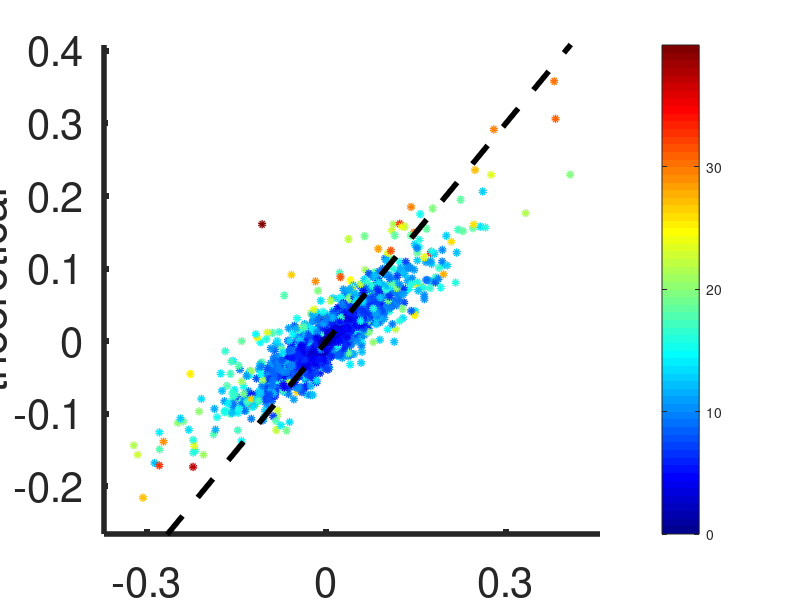
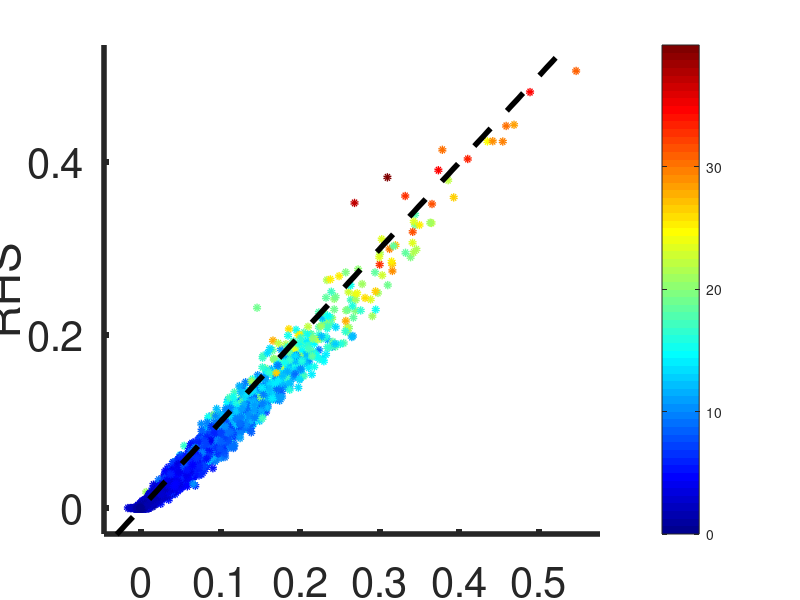
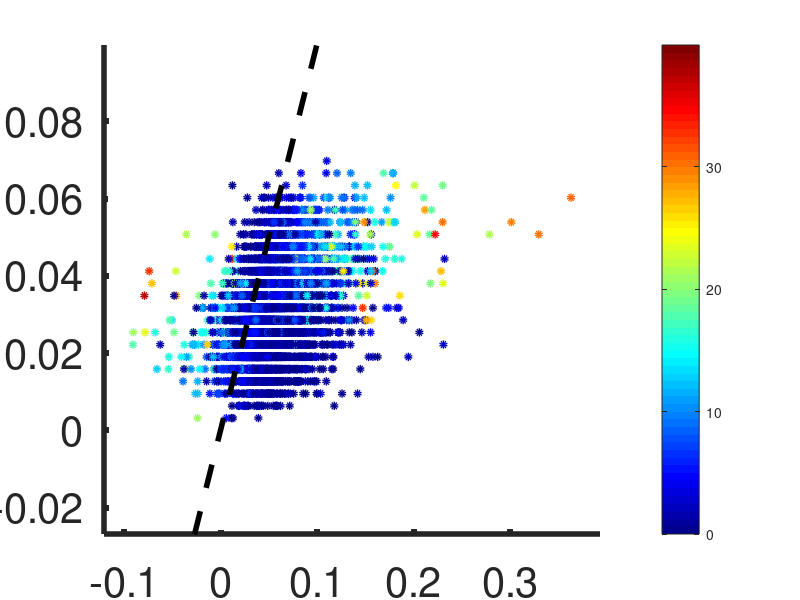
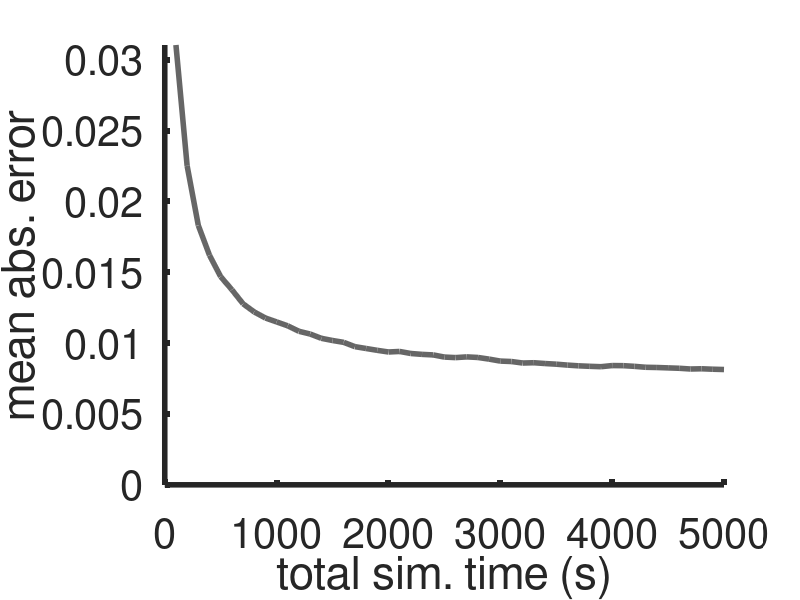

These charts were generated, in order, by the following MATLAB code:

clear
close all

lw=4;
fs=30;

load Fig5ACEsim.mat

npairplot=1e4;
Inds=randperm(numel(Cplot),npairplot);
msize=10;
lwscatter=3;

figure
scatter(Cplot(Inds),Cthplot(Inds),msize,1000*GeoMeanRatesplot(Inds),'LineWidth',lwscatter)
hold on
colormap jet
colorbar
hold on
axis tight
axis(axis+[-.05 .05 -.05 .05])
plot([min(axis) max(axis)],[min(axis) max(axis)],'k--','LineWidth',lw)
box off
set(gca,'Xtick',[-.3 0 .3])
temp=get(gcf,'Position');
temp(3:4)=[500 400];
set(gcf,'Position',temp)
xlabel('empirical spike count cov.')
ylabel('theoretical')
set(gca,'LineWidth',lw)
set(gca,'FontSize',fs)



figure
scatter(LHSplot(Inds),RHSplot(Inds),msize,1000*GeoMeanRatesplot(Inds),'LineWidth',lwscatter)
colormap jet
colorbar
hold on
axis tight
axis(axis+[-.03 .03 -.03 .03])
plot([min(axis) max(axis)],[min(axis) max(axis)],'k--','LineWidth',lw)
box off
set(gca,'YTick',[0 .2 .4])
temp=get(gcf,'Position');
temp(3:4)=[500 400];
set(gcf,'Position',temp)
xlabel('LHS')
ylabel('RHS')
set(gca,'LineWidth',lw)
set(gca,'FontSize',fs)


figure
scatter(LHSmgplot(Inds),RHSmgplot(Inds),msize,1000*GeoMeanRatesplot(Inds),'LineWidth',lwscatter)
colormap jet
colorbar
hold on
axis tight
axis(axis+[-.03 .03 -.03 .03])
plot([min(axis) max(axis)],[min(axis) max(axis)],'k--','LineWidth',lw)
box off
temp=get(gcf,'Position');
temp(3:4)=[500 400];
set(gcf,'Position',temp)
xlabel('LHS')
ylabel('RHS')
set(gca,'LineWidth',lw)
set(gca,'FontSize',fs)


figure
normfactor=1;
simtime=(1:numtrials)*T/1000;
plot(simtime(isfinite(LRerrr)),LRerrr(isfinite(LRerrr))./normfactor,'Color',[.4 .4 .4],'LineWidth',lw)
axis([0 Inf 0 Inf])
temp=get(gcf,'Position');
temp(3:4)=[500 400];
set(gcf,'Position',temp)
box off
xlabel('total sim. time (s)')
ylabel('mean abs. error')
set(gca,'LineWidth',lw)
set(gca,'FontSize',fs)


